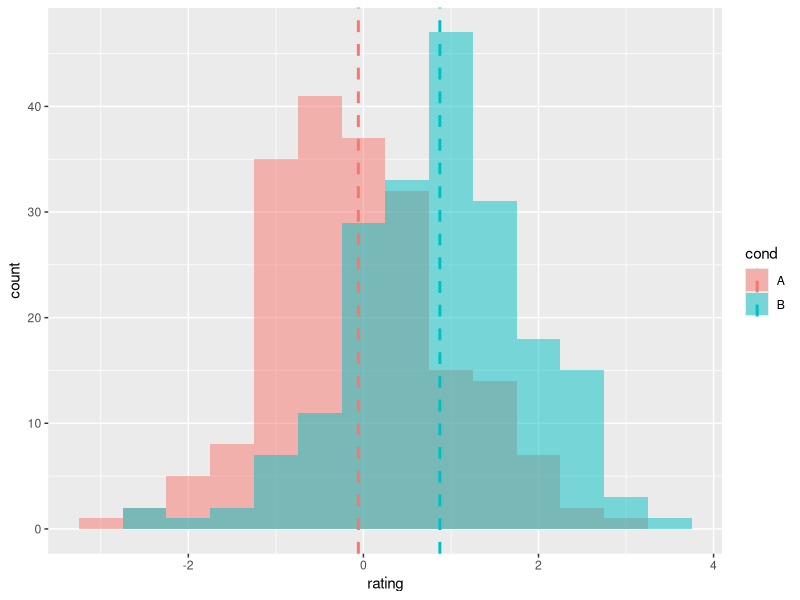

The R source for this figure:

library(ggplot2)
set.seed(1234)
df <- data.frame(cond = factor( rep(c("A","B"), each=200) ), 
                   rating = c(rnorm(200),rnorm(200, mean=.8)))

library(plyr)
cdf <- ddply(df, .(cond), summarise, rating.mean=mean(rating))

plot <- ggplot(df, aes(x=rating, fill=cond)) +
    geom_histogram(binwidth=.5, alpha=.5, position="identity") +
    geom_vline(data=cdf, aes(xintercept=rating.mean,  colour=cond),
               linetype="dashed", size=1)

ggsave('rexample.png', plot = plot)
